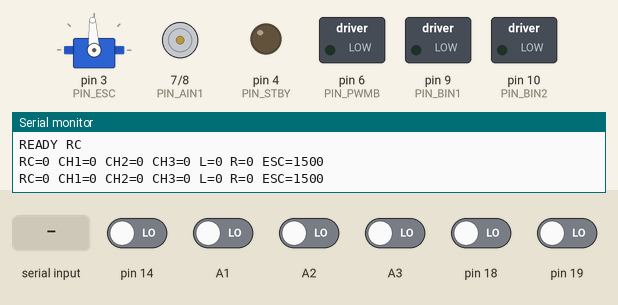
This sketch was run on a simulated Arduino Uno, built with avr-gcc and run on an emulated ATmega328P. Shown: servo, motor-driver pin pairs drawn as motors (green arrow = first pin HIGH = forward, orange = second pin HIGH = backward, longer = more drive, scaled by the enable pin, stopped while the standby pin is LOW), switched loads named in the sketch (green lamp = pin HIGH), output pins drawn as LEDs (lit = HIGH), the last lines printed to the serial monitor. Inputs (shaded band) come from the test bench; at power-on: A1–3, pin 14, pin 18, pin 19 LOW.

Above: at 1.2 s.
1.3 s: "M90\n" received over Serial
At 1.45 s:
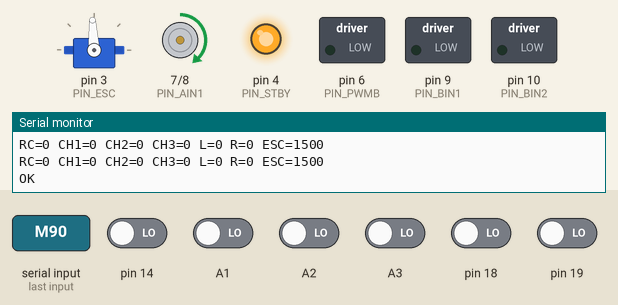
3.1 s: "M 45\n" received over Serial
At 4.6 s:
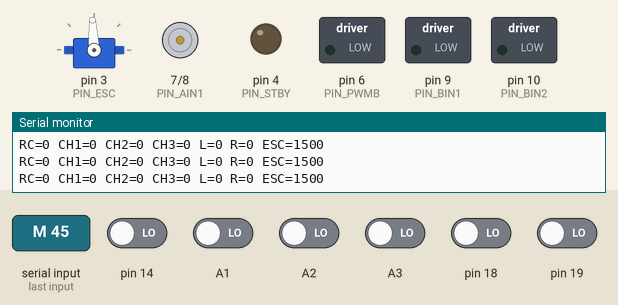
4.9 s: "p\n" received over Serial
At 5.05 s:
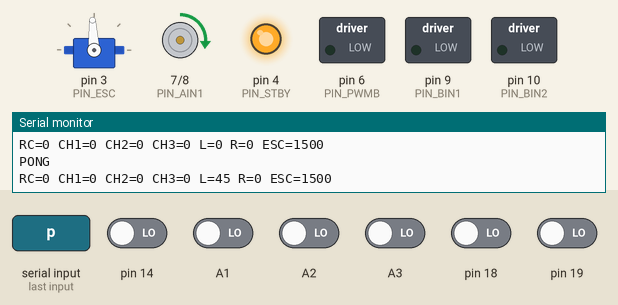
Timing chart, 0 to 7.9 s (numbered marks = the images above; inputs shaded):
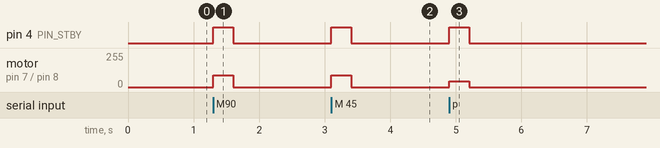

Measured:
- after the input at 1.3 s, pin 4 (PIN_STBY): LOW → HIGH at once, → LOW 0.30 s later; motor on pin 7 (PIN_AIN1) / pin 8 (PIN_AIN2): stopped → forward 90/255 at once, → stopped 0.30 s later
- after the input at 3.1 s, pin 4 (PIN_STBY): LOW → HIGH at once, → LOW 0.30 s later; motor on pin 7 (PIN_AIN1) / pin 8 (PIN_AIN2): stopped → forward 90/255 at once, → stopped 0.30 s later
- after the input at 4.9 s, pin 4 (PIN_STBY): LOW → HIGH at once, → LOW 0.30 s later; motor on pin 7 (PIN_AIN1) / pin 8 (PIN_AIN2): stopped → forward 45/255 at once, → stopped 0.30 s later

The sketch:

ExterminateRC.ino
```cpp
// Exterminate - RC drive + weapon, with Pi fallback.
// Same wiring as face_drive.ino: TB6612 PWMA D5 AIN1 D7 AIN2 D8, PWMB D6 BIN1 D9 BIN2 D10, STBY D4.
// HotRC F-06A: CH1 steer A1, CH2 throttle A2, CH3 weapon button A3. Weapon ESC on D3.
// RC has priority. When the remote is off, the Pi's "M l r" / "S" serial commands still work.
#include <Servo.h>

const uint8_t PIN_STBY=4, PIN_PWMA=5, PIN_AIN1=7, PIN_AIN2=8, PIN_PWMB=6, PIN_BIN1=9, PIN_BIN2=10;
const uint8_t PIN_ESC=3;
const bool INVERT_LEFT=false, INVERT_RIGHT=false, INVERT_STEER=false, INVERT_THR=false;
const int  DEADBAND=12;          // percent of stick
const int  WEAPON_PCT=30;        // spin speed when CH3 on (raise once happy)
const unsigned long RC_LOST_MS=200, PI_TIMEOUT_MS=300;

Servo esc;
volatile uint16_t rcUs[3]={0,0,0};
volatile unsigned long rcRise[3], rcLast[3];
volatile uint8_t lastPinc;

ISR(PCINT1_vect){            // A1..A3 = PC1..PC3
  uint8_t now=PINC; uint8_t ch=now^lastPinc; lastPinc=now;
  unsigned long t=micros();
  for(uint8_t i=0;i<3;i++){ uint8_t m=1<<(i+1);
    if(ch&m){ if(now&m) rcRise[i]=t; else { uint16_t w=t-rcRise[i]; if(w>800&&w<2200){rcUs[i]=w; rcLast[i]=millis();} } } }
}

void chan(uint8_t pwm,uint8_t a,uint8_t b,int s,bool inv){
  if(inv)s=-s;
  digitalWrite(a,s>0); digitalWrite(b,s<0); analogWrite(pwm,abs(s));
}
void setMotors(int l,int r){
  l=constrain(l,-255,255); r=constrain(r,-255,255);
  chan(PIN_PWMA,PIN_AIN1,PIN_AIN2,l,INVERT_LEFT);
  chan(PIN_PWMB,PIN_BIN1,PIN_BIN2,r,INVERT_RIGHT);
  digitalWrite(PIN_STBY,(l||r)?HIGH:LOW);
}
int stickPct(uint16_t us){ int p=((int)us-1500)/5; if(abs(p)<DEADBAND) return 0; return constrain(p,-100,100); }

char buf[32]; uint8_t len=0; int piL=0,piR=0; unsigned long piLast=0;
void pollSerial(){
  while(Serial.available()){ char c=Serial.read(); if(c=='\r')continue;
    if(c=='\n'){ buf[len]=0; len=0; char*p=buf; while(*p==' ')p++;
      if(*p=='M'||*p=='m'){ char*e; long l=strtol(p+1,&e,10); long r=strtol(e,&e,10); piL=l; piR=r; piLast=millis(); Serial.println(F("OK")); }
      else if(*p=='S'||*p=='s'){ piL=piR=0; piLast=millis(); Serial.println(F("OK")); }
      else if(*p=='P'||*p=='p'){ piLast=millis(); Serial.println(F("PONG")); }
    } else if(len<31) buf[len++]=c; }
}

int escUs=1500;  // bidirectional ESC: 1500 = stop
void setup(){
  pinMode(PIN_STBY,OUTPUT); digitalWrite(PIN_STBY,LOW);
  uint8_t outs[]={PIN_PWMA,PIN_PWMB,PIN_AIN1,PIN_AIN2,PIN_BIN1,PIN_BIN2};
  for(uint8_t p:outs){pinMode(p,OUTPUT);digitalWrite(p,LOW);}
  esc.attach(PIN_ESC); esc.writeMicroseconds(1500);
  pinMode(A1,INPUT); pinMode(A2,INPUT); pinMode(A3,INPUT);
  lastPinc=PINC; PCMSK1|=0b00001110; PCICR|=bit(PCIE1);
  Serial.begin(115200); Serial.println(F("READY RC"));
}

unsigned long lastStat=0;
void loop(){
  pollSerial();
  unsigned long now=millis();
  uint16_t s,t,w; unsigned long l1,l2,l3;
  noInterrupts(); s=rcUs[0]; t=rcUs[1]; w=rcUs[2]; l1=rcLast[0]; l2=rcLast[1]; l3=rcLast[2]; interrupts();
  bool rcOk = s && t && now-l1<RC_LOST_MS && now-l2<RC_LOST_MS;
  int L=0,R=0;
  int st=rcOk?stickPct(s):0, th=rcOk?stickPct(t):0;
  if(INVERT_STEER) st=-st; if(INVERT_THR) th=-th;
  if(st||th){            // remote sticks moved: remote wins
    L=constrain(th+st,-100,100)*255/100; R=constrain(th-st,-100,100)*255/100;
  } else if(now-piLast<PI_TIMEOUT_MS){ L=piL; R=piR; }   // sticks centered: Pi drives
  setMotors(L,R);
  // Weapon: only with live RC and CH3 high; ramps up, cuts instantly.
  bool weaponOn = rcOk && w>1600 && now-l3<RC_LOST_MS;
  int target = weaponOn ? 1500+WEAPON_PCT*5 : 1500;
  if(target<escUs) escUs=target; else if(escUs<target) escUs+=1;
  esc.writeMicroseconds(escUs);
  if(now-lastStat>500){ lastStat=now;
    Serial.print(F("RC=")); Serial.print(rcOk); Serial.print(F(" CH1=")); Serial.print(s); Serial.print(F(" CH2=")); Serial.print(t);
    Serial.print(F(" CH3=")); Serial.print(w); Serial.print(F(" L=")); Serial.print(L); Serial.print(F(" R=")); Serial.print(R); Serial.print(F(" ESC=")); Serial.println(escUs); }
  delay(2);
}
```
